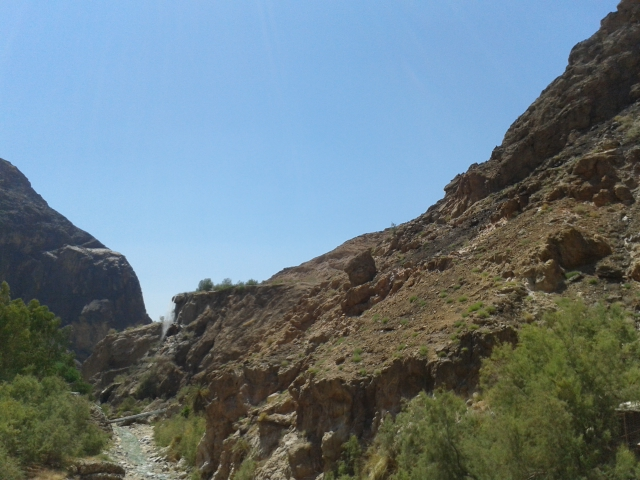
#> input picture jordan.jpeg, 640 x 480 px
$ jupyter execute 'Load images.ipynb'   (shell and % lines are left out)   (Python 2 division)   (older library calls are emulated)
#> lines starting #> are read from the running program, lines starting #| are printed output that depends on the picture; after the words box and inside, x2 and y2 are one past the last pixel; in counts of white or black regions, pixels touching at a corner belong together
Loading images with Python
==========================

We will import ``mahotas`` using the ``mh`` abbreviation, which we will use throughout the whole tutorial.

[cell 1]
import mahotas as mh

Similarly, numpy is imported as ``np`` and ``matplotlib.pyplot`` as ``plt``:

[cell 2]
import numpy as np
from matplotlib import pyplot as plt

Commands starting with the percentage sign (`%`) are special internal commands to ipython (as opposed to Python code to be run). In this case, we set the matplotlib environment to display images results inline (i.e., the images will be shown *inside the
notebook*):

If you like working like this, you can also set this option globally in your configuration file.

We will also set the colormap to be greyscale (see below):

[cell 3]
plt.gray()

Now, we load the image into memory with ``mahotas.imread``

[cell 4]
im = mh.imread('jordan.jpeg')
#> im is the input picture: shape (480, 640, 3); mean R, G, B 104.3, 121, 128.5

``im`` is a numpy array with format *Height x Width x Channels* (where channels is red/green/blue):

[cell 5]
print type(im)
#| <class 'numpy.ndarray'>
print im.dtype
#| uint8
print im.shape
#| (480, 640, 3)

plt.imshow(im)

## Images are just numpy arrays

This means that we can use numpy functionality to manipulate the image. For example, we compute the mean across ``axis=2`` (the third, channel, axis) to compute a grey-scale version:

[cell 6]
im = im.mean(axis=2)
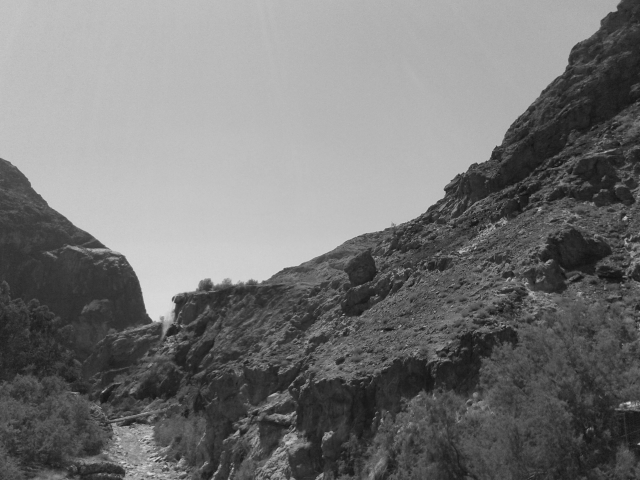
#> im: shape (480, 640) float64; min 13.67, max 223.7, mean 117.9
plt.imshow(im)

Note that there are [other methods](http://en.wikipedia.org/wiki/Grayscale#Converting_color_to_grayscale) to convert to greyscale. Often the green channel is more heavily weighted as humans are more sensitive to variations of intensity in that wavelength.

### Playing with colourmaps

Above we set the colourmap to `gray`, but there are other options.

You can read matplotlib's [colormap documentation](http://matplotlib.org/examples/color/colormaps_reference.html) for a full list of the ones supported. Besides the purely aesthetical aspect, different colormaps make sense in different contexts.

[cell 7]
plt.pink()
plt.imshow(im)

Other operations such as thresholding can also be performed using only numpy operations:

[cell 8]
thresholded = (im > 100)
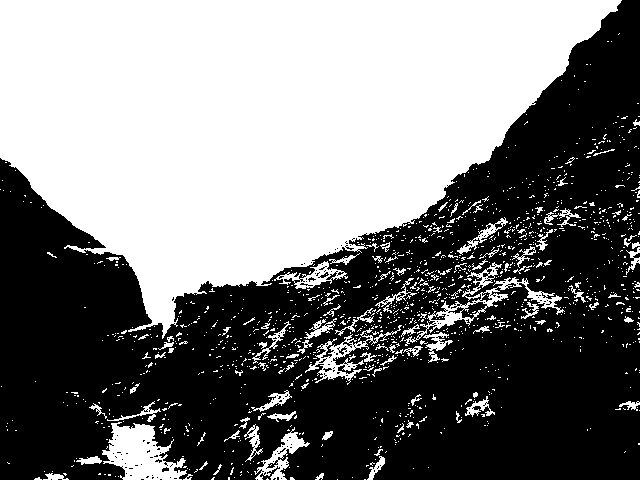
#> thresholded: shape (480, 640) bool; 47.9% white; 1348 white regions (1243 under 20 px), largest, box (x1, y1, x2, y2) and area: (0, 0, 622, 339) 129387, (102, 422, 187, 480) 2831, (404, 262, 565, 346) 1759
plt.imshow(thresholded)
